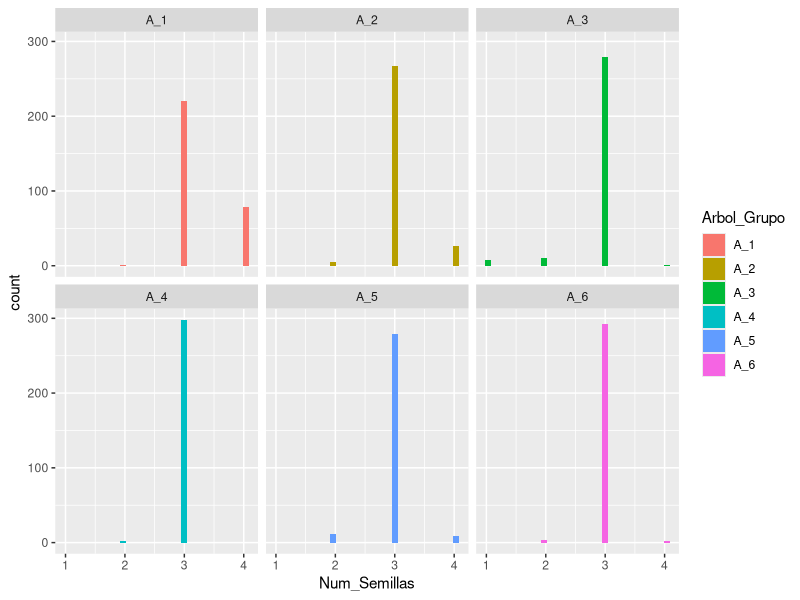
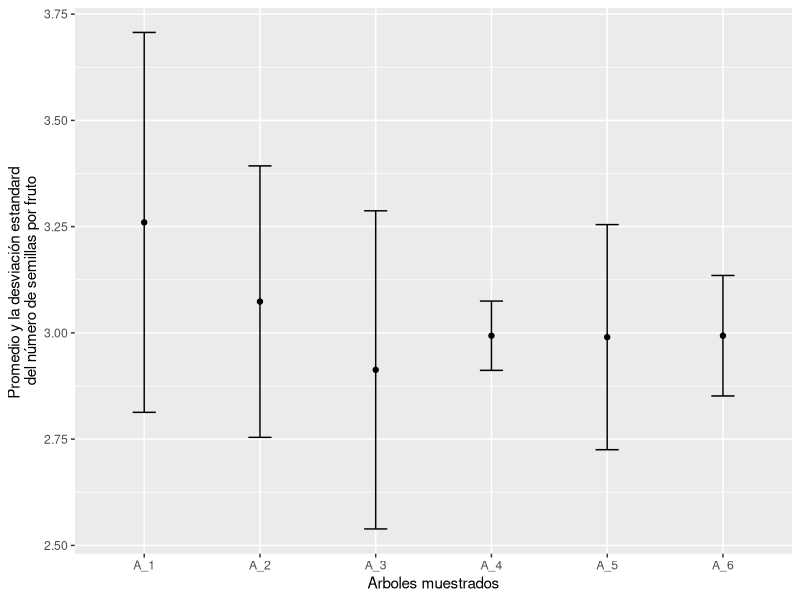
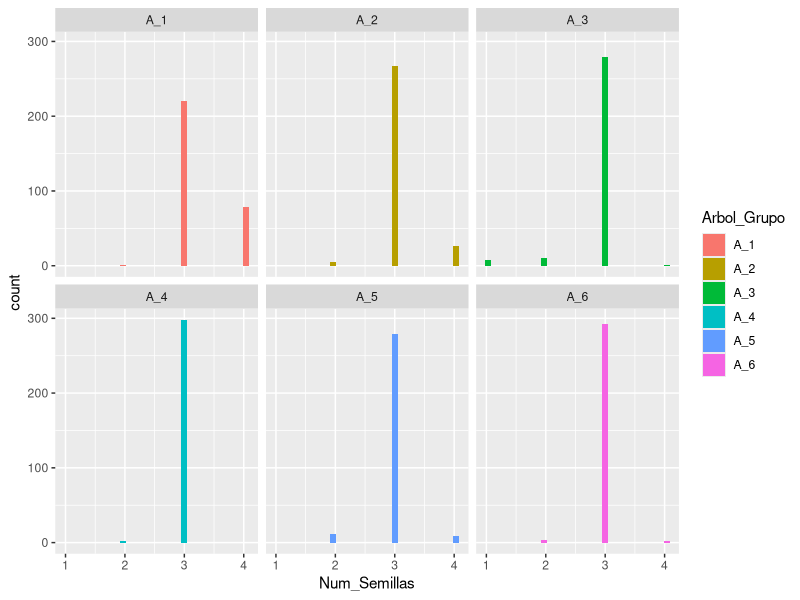
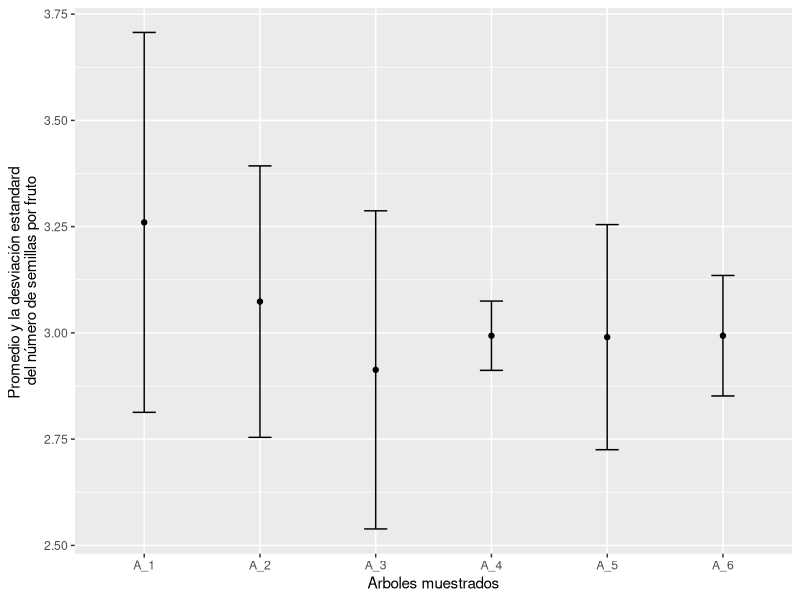

These charts were generated, in order, by the following R code:
## ---- chunk 1
knitr::opts_chunk$set(echo = TRUE)
## ---- chunk 2
library(readxl)
Eucalyptis_2 <- read_excel("Eucalyptis_2.xlsx")
head(Eucalyptis_2)
## ---- chunk 3
library(tidyverse)
## ---- chunk 4
ggplot(Eucalyptis_2, aes(Num_Semillas, fill=Arbol_Grupo))+
  geom_histogram()+
  facet_wrap(~Arbol_Grupo)

ggsave("Eucalyptis_Histogram.png")
## ---- chunk 5
Eucalyptis_2 %>% 
  select(Num_Semillas, Arbol_Grupo) %>% 
  group_by(Arbol_Grupo) %>%
  drop_na() %>% 
  summarise(mean= mean(Num_Semillas),
            varianza = var(Num_Semillas),
            desviación_estandar = sd(Num_Semillas),
            CV=desviación_estandar/mean)
## ---- chunk 6
model1=aov(Num_Semillas~Arbol_Grupo, data = Eucalyptis_2)
summary(model1)
## ---- chunk 7

E3=Eucalyptis_2 %>% 
  select(Num_Semillas, Arbol_Grupo) %>% 
  group_by(Arbol_Grupo) %>%
  drop_na() %>% 
  summarise(mean= mean(Num_Semillas),
            varianza = var(Num_Semillas),
            desviación_estandar = sd(Num_Semillas),
            CV=desviación_estandar/mean)

E3
ggplot(E3, aes(y=mean, x=Arbol_Grupo))+
  geom_point()+
  geom_errorbar(aes(ymin=mean-desviación_estandar, ymax=mean+desviación_estandar), width=.2,
                position=position_dodge(0.05))+
  ylab("Promedio y la desviación estandard \ndel número de semillas por fruto")+
  xlab("Arboles muestrados")

ggsave("mean_SD.png")
